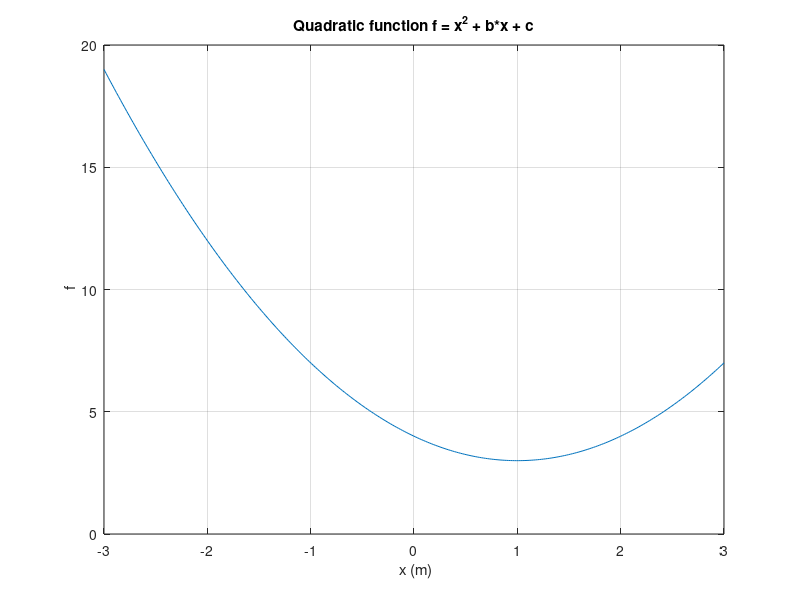

Source code (MATLAB):
% PlotQuadratic.m
%   Tabulate a quadratic function and plot
%       f = x^2 + b*x + c
%
%          Author: Mojolagbe Jamiu

clc; 
clear;


%% set parameters
Nx = 300;
xmin = -3;
xmax = 3;
b = -2;
c = 4;


%% tabulate values
x = linspace(xmin, xmax, Nx);
f = x.^2 + b*x + c;


%% plot functions
plot(x, f);
xlabel(' x (m)');
ylabel(' f');
title('Quadratic function f = x^2 + b*x + c');
grid on;
